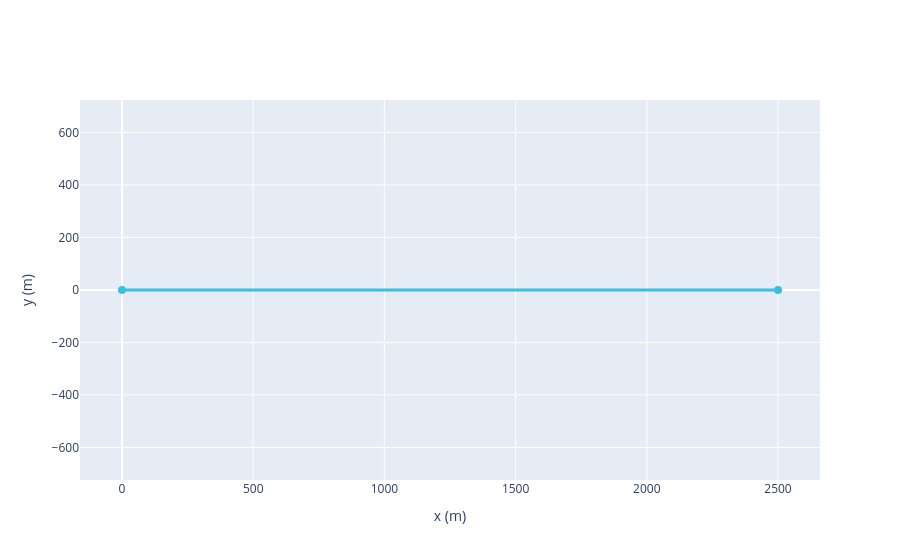

The notebook cell saved with this chart:
### Markdown cell above
If there were variations in pipeline properties, more ducts could be incorporated into the `productionPipe` list and the resulting pipeline would be composed of the sequence of ducts in the list.

After defining the ducts, we can visualize the geometry:

### Code cell
base_case_horizontal.plot_geometry();

### Figure 1 — Plotly figure (JSON) as saved in the notebook; plotly's stock layout.template omitted (floating-point values rounded to 4 significant figures)
{"data": [{"hoverinfo": "text", "hovertext": ["ID: 0<br>Label: N/A<br>Cross-section ID: 0<br>Thermal Coupling: N/A"], "line": {"color": "#39C0E0", "width": 3}, "marker": {"color": "#39C0E0", "size": 8}, "mode": "lines+markers", "name": "Production", "type": "scatter", "x": [0, 2500], "y": [0, 0]}], "layout": {"showlegend": false, "xaxis": {"scaleanchor": "y", "title": {"text": "x (m)"}}, "yaxis": {"scaleanchor": "x", "title": {"text": "y (m)"}}}}
